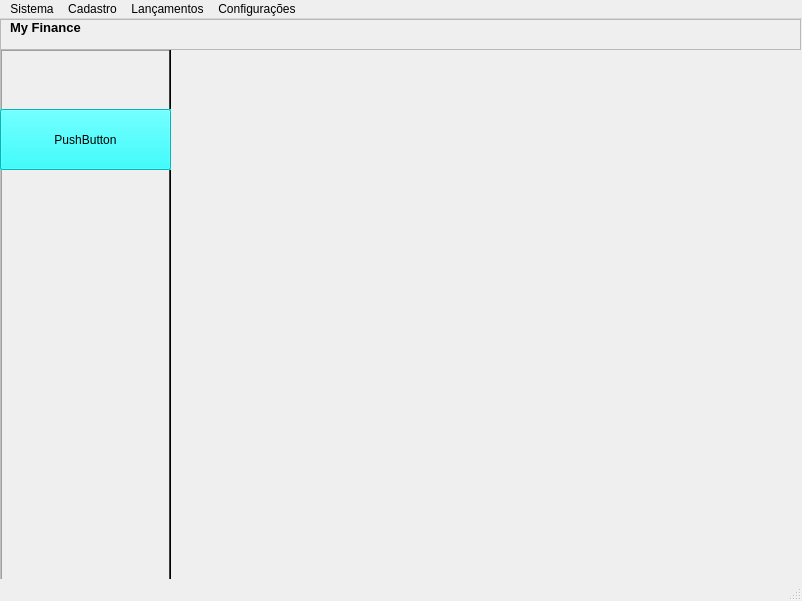
<?xml version="1.0" encoding="UTF-8"?>
<ui version="4.0">
 <class>MainWindow</class>
 <widget class="QMainWindow" name="MainWindow">
  <property name="geometry">
   <rect>
    <x>0</x>
    <y>0</y>
    <width>802</width>
    <height>601</height>
   </rect>
  </property>
  <property name="windowTitle">
   <string>MainWindow</string>
  </property>
  <widget class="QWidget" name="centralwidget">
   <widget class="QWidget" name="horizontalLayoutWidget">
    <property name="geometry">
     <rect>
      <x>0</x>
      <y>30</y>
      <width>171</width>
      <height>541</height>
     </rect>
    </property>
    <layout class="QHBoxLayout" name="horizontalLayout">
     <item>
      <widget class="QFrame" name="frmLeft">
       <property name="palette">
        <palette>
         <active>
          <colorrole role="WindowText">
           <brush brushstyle="SolidPattern">
            <color alpha="255">
             <red>255</red>
             <green>255</green>
             <blue>255</blue>
            </color>
           </brush>
          </colorrole>
          <colorrole role="Button">
           <brush brushstyle="SolidPattern">
            <color alpha="255">
             <red>127</red>
             <green>127</green>
             <blue>127</blue>
            </color>
           </brush>
          </colorrole>
          <colorrole role="Light">
           <brush brushstyle="SolidPattern">
            <color alpha="255">
             <red>191</red>
             <green>191</green>
             <blue>191</blue>
            </color>
           </brush>
          </colorrole>
          <colorrole role="Midlight">
           <brush brushstyle="SolidPattern">
            <color alpha="255">
             <red>159</red>
             <green>159</green>
             <blue>159</blue>
            </color>
           </brush>
          </colorrole>
          <colorrole role="Dark">
           <brush brushstyle="SolidPattern">
            <color alpha="255">
             <red>63</red>
             <green>63</green>
             <blue>63</blue>
            </color>
           </brush>
          </colorrole>
          <colorrole role="Mid">
           <brush brushstyle="SolidPattern">
            <color alpha="255">
             <red>84</red>
             <green>84</green>
             <blue>84</blue>
            </color>
           </brush>
          </colorrole>
          <colorrole role="Text">
           <brush brushstyle="SolidPattern">
            <color alpha="255">
             <red>255</red>
             <green>255</green>
             <blue>255</blue>
            </color>
           </brush>
          </colorrole>
          <colorrole role="BrightText">
           <brush brushstyle="SolidPattern">
            <color alpha="255">
             <red>255</red>
             <green>255</green>
             <blue>255</blue>
            </color>
           </brush>
          </colorrole>
          <colorrole role="ButtonText">
           <brush brushstyle="SolidPattern">
            <color alpha="255">
             <red>255</red>
             <green>255</green>
             <blue>255</blue>
            </color>
           </brush>
          </colorrole>
          <colorrole role="Base">
           <brush brushstyle="SolidPattern">
            <color alpha="255">
             <red>0</red>
             <green>0</green>
             <blue>0</blue>
            </color>
           </brush>
          </colorrole>
          <colorrole role="Window">
           <brush brushstyle="SolidPattern">
            <color alpha="255">
             <red>127</red>
             <green>127</green>
             <blue>127</blue>
            </color>
           </brush>
          </colorrole>
          <colorrole role="Shadow">
           <brush brushstyle="SolidPattern">
            <color alpha="255">
             <red>0</red>
             <green>0</green>
             <blue>0</blue>
            </color>
           </brush>
          </colorrole>
          <colorrole role="AlternateBase">
           <brush brushstyle="SolidPattern">
            <color alpha="255">
             <red>63</red>
             <green>63</green>
             <blue>63</blue>
            </color>
           </brush>
          </colorrole>
          <colorrole role="ToolTipBase">
           <brush brushstyle="SolidPattern">
            <color alpha="255">
             <red>255</red>
             <green>255</green>
             <blue>220</blue>
            </color>
           </brush>
          </colorrole>
          <colorrole role="ToolTipText">
           <brush brushstyle="SolidPattern">
            <color alpha="255">
             <red>0</red>
             <green>0</green>
             <blue>0</blue>
            </color>
           </brush>
          </colorrole>
         </active>
         <inactive>
          <colorrole role="WindowText">
           <brush brushstyle="SolidPattern">
            <color alpha="255">
             <red>255</red>
             <green>255</green>
             <blue>255</blue>
            </color>
           </brush>
          </colorrole>
          <colorrole role="Button">
           <brush brushstyle="SolidPattern">
            <color alpha="255">
             <red>127</red>
             <green>127</green>
             <blue>127</blue>
            </color>
           </brush>
          </colorrole>
          <colorrole role="Light">
           <brush brushstyle="SolidPattern">
            <color alpha="255">
             <red>191</red>
             <green>191</green>
             <blue>191</blue>
            </color>
           </brush>
          </colorrole>
          <colorrole role="Midlight">
           <brush brushstyle="SolidPattern">
            <color alpha="255">
             <red>159</red>
             <green>159</green>
             <blue>159</blue>
            </color>
           </brush>
          </colorrole>
          <colorrole role="Dark">
           <brush brushstyle="SolidPattern">
            <color alpha="255">
             <red>63</red>
             <green>63</green>
             <blue>63</blue>
            </color>
           </brush>
          </colorrole>
          <colorrole role="Mid">
           <brush brushstyle="SolidPattern">
            <color alpha="255">
             <red>84</red>
             <green>84</green>
             <blue>84</blue>
            </color>
           </brush>
          </colorrole>
          <colorrole role="Text">
           <brush brushstyle="SolidPattern">
            <color alpha="255">
             <red>255</red>
             <green>255</green>
             <blue>255</blue>
            </color>
           </brush>
          </colorrole>
          <colorrole role="BrightText">
           <brush brushstyle="SolidPattern">
            <color alpha="255">
             <red>255</red>
             <green>255</green>
             <blue>255</blue>
            </color>
           </brush>
          </colorrole>
          <colorrole role="ButtonText">
           <brush brushstyle="SolidPattern">
            <color alpha="255">
             <red>255</red>
             <green>255</green>
             <blue>255</blue>
            </color>
           </brush>
          </colorrole>
          <colorrole role="Base">
           <brush brushstyle="SolidPattern">
            <color alpha="255">
             <red>0</red>
             <green>0</green>
             <blue>0</blue>
            </color>
           </brush>
          </colorrole>
          <colorrole role="Window">
           <brush brushstyle="SolidPattern">
            <color alpha="255">
             <red>127</red>
             <green>127</green>
             <blue>127</blue>
            </color>
           </brush>
          </colorrole>
          <colorrole role="Shadow">
           <brush brushstyle="SolidPattern">
            <color alpha="255">
             <red>0</red>
             <green>0</green>
             <blue>0</blue>
            </color>
           </brush>
          </colorrole>
          <colorrole role="AlternateBase">
           <brush brushstyle="SolidPattern">
            <color alpha="255">
             <red>63</red>
             <green>63</green>
             <blue>63</blue>
            </color>
           </brush>
          </colorrole>
          <colorrole role="ToolTipBase">
           <brush brushstyle="SolidPattern">
            <color alpha="255">
             <red>255</red>
             <green>255</green>
             <blue>220</blue>
            </color>
           </brush>
          </colorrole>
          <colorrole role="ToolTipText">
           <brush brushstyle="SolidPattern">
            <color alpha="255">
             <red>0</red>
             <green>0</green>
             <blue>0</blue>
            </color>
           </brush>
          </colorrole>
         </inactive>
         <disabled>
          <colorrole role="WindowText">
           <brush brushstyle="SolidPattern">
            <color alpha="255">
             <red>63</red>
             <green>63</green>
             <blue>63</blue>
            </color>
           </brush>
          </colorrole>
          <colorrole role="Button">
           <brush brushstyle="SolidPattern">
            <color alpha="255">
             <red>127</red>
             <green>127</green>
             <blue>127</blue>
            </color>
           </brush>
          </colorrole>
          <colorrole role="Light">
           <brush brushstyle="SolidPattern">
            <color alpha="255">
             <red>191</red>
             <green>191</green>
             <blue>191</blue>
            </color>
           </brush>
          </colorrole>
          <colorrole role="Midlight">
           <brush brushstyle="SolidPattern">
            <color alpha="255">
             <red>159</red>
             <green>159</green>
             <blue>159</blue>
            </color>
           </brush>
          </colorrole>
          <colorrole role="Dark">
           <brush brushstyle="SolidPattern">
            <color alpha="255">
             <red>63</red>
             <green>63</green>
             <blue>63</blue>
            </color>
           </brush>
          </colorrole>
          <colorrole role="Mid">
           <brush brushstyle="SolidPattern">
            <color alpha="255">
             <red>84</red>
             <green>84</green>
             <blue>84</blue>
            </color>
           </brush>
          </colorrole>
          <colorrole role="Text">
           <brush brushstyle="SolidPattern">
            <color alpha="255">
             <red>63</red>
             <green>63</green>
             <blue>63</blue>
            </color>
           </brush>
          </colorrole>
          <colorrole role="BrightText">
           <brush brushstyle="SolidPattern">
            <color alpha="255">
             <red>255</red>
             <green>255</green>
             <blue>255</blue>
            </color>
           </brush>
          </colorrole>
          <colorrole role="ButtonText">
           <brush brushstyle="SolidPattern">
            <color alpha="255">
             <red>63</red>
             <green>63</green>
             <blue>63</blue>
            </color>
           </brush>
          </colorrole>
          <colorrole role="Base">
           <brush brushstyle="SolidPattern">
            <color alpha="255">
             <red>127</red>
             <green>127</green>
             <blue>127</blue>
            </color>
           </brush>
          </colorrole>
          <colorrole role="Window">
           <brush brushstyle="SolidPattern">
            <color alpha="255">
             <red>127</red>
             <green>127</green>
             <blue>127</blue>
            </color>
           </brush>
          </colorrole>
          <colorrole role="Shadow">
           <brush brushstyle="SolidPattern">
            <color alpha="255">
             <red>0</red>
             <green>0</green>
             <blue>0</blue>
            </color>
           </brush>
          </colorrole>
          <colorrole role="AlternateBase">
           <brush brushstyle="SolidPattern">
            <color alpha="255">
             <red>127</red>
             <green>127</green>
             <blue>127</blue>
            </color>
           </brush>
          </colorrole>
          <colorrole role="ToolTipBase">
           <brush brushstyle="SolidPattern">
            <color alpha="255">
             <red>255</red>
             <green>255</green>
             <blue>220</blue>
            </color>
           </brush>
          </colorrole>
          <colorrole role="ToolTipText">
           <brush brushstyle="SolidPattern">
            <color alpha="255">
             <red>0</red>
             <green>0</green>
             <blue>0</blue>
            </color>
           </brush>
          </colorrole>
         </disabled>
        </palette>
       </property>
       <property name="frameShape">
        <enum>QFrame::WinPanel</enum>
       </property>
       <property name="frameShadow">
        <enum>QFrame::Raised</enum>
       </property>
       <widget class="QPushButton" name="bntDashBoard">
        <property name="geometry">
         <rect>
          <x>0</x>
          <y>60</y>
          <width>171</width>
          <height>61</height>
         </rect>
        </property>
        <property name="baseSize">
         <size>
          <width>0</width>
          <height>7</height>
         </size>
        </property>
        <property name="palette">
         <palette>
          <active>
           <colorrole role="WindowText">
            <brush brushstyle="SolidPattern">
             <color alpha="255">
              <red>0</red>
              <green>0</green>
              <blue>0</blue>
             </color>
            </brush>
           </colorrole>
           <colorrole role="Button">
            <brush brushstyle="SolidPattern">
             <color alpha="255">
              <red>0</red>
              <green>255</green>
              <blue>255</blue>
             </color>
            </brush>
           </colorrole>
           <colorrole role="Light">
            <brush brushstyle="SolidPattern">
             <color alpha="255">
              <red>127</red>
              <green>255</green>
              <blue>255</blue>
             </color>
            </brush>
           </colorrole>
           <colorrole role="Midlight">
            <brush brushstyle="SolidPattern">
             <color alpha="255">
              <red>63</red>
              <green>255</green>
              <blue>255</blue>
             </color>
            </brush>
           </colorrole>
           <colorrole role="Dark">
            <brush brushstyle="SolidPattern">
             <color alpha="255">
              <red>0</red>
              <green>127</green>
              <blue>127</blue>
             </color>
            </brush>
           </colorrole>
           <colorrole role="Mid">
            <brush brushstyle="SolidPattern">
             <color alpha="255">
              <red>0</red>
              <green>170</green>
              <blue>170</blue>
             </color>
            </brush>
           </colorrole>
           <colorrole role="Text">
            <brush brushstyle="SolidPattern">
             <color alpha="255">
              <red>0</red>
              <green>0</green>
              <blue>0</blue>
             </color>
            </brush>
           </colorrole>
           <colorrole role="BrightText">
            <brush brushstyle="SolidPattern">
             <color alpha="255">
              <red>255</red>
              <green>255</green>
              <blue>255</blue>
             </color>
            </brush>
           </colorrole>
           <colorrole role="ButtonText">
            <brush brushstyle="SolidPattern">
             <color alpha="255">
              <red>0</red>
              <green>0</green>
              <blue>0</blue>
             </color>
            </brush>
           </colorrole>
           <colorrole role="Base">
            <brush brushstyle="SolidPattern">
             <color alpha="255">
              <red>255</red>
              <green>255</green>
              <blue>255</blue>
             </color>
            </brush>
           </colorrole>
           <colorrole role="Window">
            <brush brushstyle="SolidPattern">
             <color alpha="255">
              <red>0</red>
              <green>255</green>
              <blue>255</blue>
             </color>
            </brush>
           </colorrole>
           <colorrole role="Shadow">
            <brush brushstyle="SolidPattern">
             <color alpha="255">
              <red>0</red>
              <green>0</green>
              <blue>0</blue>
             </color>
            </brush>
           </colorrole>
           <colorrole role="AlternateBase">
            <brush brushstyle="SolidPattern">
             <color alpha="255">
              <red>127</red>
              <green>255</green>
              <blue>255</blue>
             </color>
            </brush>
           </colorrole>
           <colorrole role="ToolTipBase">
            <brush brushstyle="SolidPattern">
             <color alpha="255">
              <red>255</red>
              <green>255</green>
              <blue>220</blue>
             </color>
            </brush>
           </colorrole>
           <colorrole role="ToolTipText">
            <brush brushstyle="SolidPattern">
             <color alpha="255">
              <red>0</red>
              <green>0</green>
              <blue>0</blue>
             </color>
            </brush>
           </colorrole>
          </active>
          <inactive>
           <colorrole role="WindowText">
            <brush brushstyle="SolidPattern">
             <color alpha="255">
              <red>0</red>
              <green>0</green>
              <blue>0</blue>
             </color>
            </brush>
           </colorrole>
           <colorrole role="Button">
            <brush brushstyle="SolidPattern">
             <color alpha="255">
              <red>0</red>
              <green>255</green>
              <blue>255</blue>
             </color>
            </brush>
           </colorrole>
           <colorrole role="Light">
            <brush brushstyle="SolidPattern">
             <color alpha="255">
              <red>127</red>
              <green>255</green>
              <blue>255</blue>
             </color>
            </brush>
           </colorrole>
           <colorrole role="Midlight">
            <brush brushstyle="SolidPattern">
             <color alpha="255">
              <red>63</red>
              <green>255</green>
              <blue>255</blue>
             </color>
            </brush>
           </colorrole>
           <colorrole role="Dark">
            <brush brushstyle="SolidPattern">
             <color alpha="255">
              <red>0</red>
              <green>127</green>
              <blue>127</blue>
             </color>
            </brush>
           </colorrole>
           <colorrole role="Mid">
            <brush brushstyle="SolidPattern">
             <color alpha="255">
              <red>0</red>
              <green>170</green>
              <blue>170</blue>
             </color>
            </brush>
           </colorrole>
           <colorrole role="Text">
            <brush brushstyle="SolidPattern">
             <color alpha="255">
              <red>0</red>
              <green>0</green>
              <blue>0</blue>
             </color>
            </brush>
           </colorrole>
           <colorrole role="BrightText">
            <brush brushstyle="SolidPattern">
             <color alpha="255">
              <red>255</red>
              <green>255</green>
              <blue>255</blue>
             </color>
            </brush>
           </colorrole>
           <colorrole role="ButtonText">
            <brush brushstyle="SolidPattern">
             <color alpha="255">
              <red>0</red>
              <green>0</green>
              <blue>0</blue>
             </color>
            </brush>
           </colorrole>
           <colorrole role="Base">
            <brush brushstyle="SolidPattern">
             <color alpha="255">
              <red>255</red>
              <green>255</green>
              <blue>255</blue>
             </color>
            </brush>
           </colorrole>
           <colorrole role="Window">
            <brush brushstyle="SolidPattern">
             <color alpha="255">
              <red>0</red>
              <green>255</green>
              <blue>255</blue>
             </color>
            </brush>
           </colorrole>
           <colorrole role="Shadow">
            <brush brushstyle="SolidPattern">
             <color alpha="255">
              <red>0</red>
              <green>0</green>
              <blue>0</blue>
             </color>
            </brush>
           </colorrole>
           <colorrole role="AlternateBase">
            <brush brushstyle="SolidPattern">
             <color alpha="255">
              <red>127</red>
              <green>255</green>
              <blue>255</blue>
             </color>
            </brush>
           </colorrole>
           <colorrole role="ToolTipBase">
            <brush brushstyle="SolidPattern">
             <color alpha="255">
              <red>255</red>
              <green>255</green>
              <blue>220</blue>
             </color>
            </brush>
           </colorrole>
           <colorrole role="ToolTipText">
            <brush brushstyle="SolidPattern">
             <color alpha="255">
              <red>0</red>
              <green>0</green>
              <blue>0</blue>
             </color>
            </brush>
           </colorrole>
          </inactive>
          <disabled>
           <colorrole role="WindowText">
            <brush brushstyle="SolidPattern">
             <color alpha="255">
              <red>0</red>
              <green>127</green>
              <blue>127</blue>
             </color>
            </brush>
           </colorrole>
           <colorrole role="Button">
            <brush brushstyle="SolidPattern">
             <color alpha="255">
              <red>0</red>
              <green>255</green>
              <blue>255</blue>
             </color>
            </brush>
           </colorrole>
           <colorrole role="Light">
            <brush brushstyle="SolidPattern">
             <color alpha="255">
              <red>127</red>
              <green>255</green>
              <blue>255</blue>
             </color>
            </brush>
           </colorrole>
           <colorrole role="Midlight">
            <brush brushstyle="SolidPattern">
             <color alpha="255">
              <red>63</red>
              <green>255</green>
              <blue>255</blue>
             </color>
            </brush>
           </colorrole>
           <colorrole role="Dark">
            <brush brushstyle="SolidPattern">
             <color alpha="255">
              <red>0</red>
              <green>127</green>
              <blue>127</blue>
             </color>
            </brush>
           </colorrole>
           <colorrole role="Mid">
            <brush brushstyle="SolidPattern">
             <color alpha="255">
              <red>0</red>
              <green>170</green>
              <blue>170</blue>
             </color>
            </brush>
           </colorrole>
           <colorrole role="Text">
            <brush brushstyle="SolidPattern">
             <color alpha="255">
              <red>0</red>
              <green>127</green>
              <blue>127</blue>
             </color>
            </brush>
           </colorrole>
           <colorrole role="BrightText">
            <brush brushstyle="SolidPattern">
             <color alpha="255">
              <red>255</red>
              <green>255</green>
              <blue>255</blue>
             </color>
            </brush>
           </colorrole>
           <colorrole role="ButtonText">
            <brush brushstyle="SolidPattern">
             <color alpha="255">
              <red>0</red>
              <green>127</green>
              <blue>127</blue>
             </color>
            </brush>
           </colorrole>
           <colorrole role="Base">
            <brush brushstyle="SolidPattern">
             <color alpha="255">
              <red>0</red>
              <green>255</green>
              <blue>255</blue>
             </color>
            </brush>
           </colorrole>
           <colorrole role="Window">
            <brush brushstyle="SolidPattern">
             <color alpha="255">
              <red>0</red>
              <green>255</green>
              <blue>255</blue>
             </color>
            </brush>
           </colorrole>
           <colorrole role="Shadow">
            <brush brushstyle="SolidPattern">
             <color alpha="255">
              <red>0</red>
              <green>0</green>
              <blue>0</blue>
             </color>
            </brush>
           </colorrole>
           <colorrole role="AlternateBase">
            <brush brushstyle="SolidPattern">
             <color alpha="255">
              <red>0</red>
              <green>255</green>
              <blue>255</blue>
             </color>
            </brush>
           </colorrole>
           <colorrole role="ToolTipBase">
            <brush brushstyle="SolidPattern">
             <color alpha="255">
              <red>255</red>
              <green>255</green>
              <blue>220</blue>
             </color>
            </brush>
           </colorrole>
           <colorrole role="ToolTipText">
            <brush brushstyle="SolidPattern">
             <color alpha="255">
              <red>0</red>
              <green>0</green>
              <blue>0</blue>
             </color>
            </brush>
           </colorrole>
          </disabled>
         </palette>
        </property>
        <property name="focusPolicy">
         <enum>Qt::WheelFocus</enum>
        </property>
        <property name="toolTip">
         <string>DashBoard</string>
        </property>
        <property name="toolTipDuration">
         <number>2</number>
        </property>
        <property name="autoFillBackground">
         <bool>true</bool>
        </property>
        <property name="styleSheet">
         <string notr="true"/>
        </property>
        <property name="text">
         <string>PushButton</string>
        </property>
        <property name="autoDefault">
         <bool>true</bool>
        </property>
       </widget>
      </widget>
     </item>
    </layout>
   </widget>
   <widget class="QWidget" name="verticalLayoutWidget">
    <property name="geometry">
     <rect>
      <x>0</x>
      <y>0</y>
      <width>801</width>
      <height>31</height>
     </rect>
    </property>
    <layout class="QVBoxLayout" name="verticalLayout">
     <item>
      <widget class="QFrame" name="frame_2">
       <property name="frameShape">
        <enum>QFrame::StyledPanel</enum>
       </property>
       <property name="frameShadow">
        <enum>QFrame::Raised</enum>
       </property>
       <widget class="QLabel" name="label_name">
        <property name="geometry">
         <rect>
          <x>10</x>
          <y>0</y>
          <width>81</width>
          <height>16</height>
         </rect>
        </property>
        <property name="font">
         <font>
          <family>Segoe UI</family>
          <pointsize>10</pointsize>
          <weight>75</weight>
          <bold>true</bold>
         </font>
        </property>
        <property name="cursor">
         <cursorShape>PointingHandCursor</cursorShape>
        </property>
        <property name="toolTip">
         <string>&lt;html&gt;&lt;head/&gt;&lt;body&gt;&lt;p&gt;Versão &lt;span style=&quot; font-size:9pt; font-weight:600; text-decoration: underline;&quot;&gt;0.01&lt;/span&gt;&lt;/p&gt;&lt;/body&gt;&lt;/html&gt;</string>
        </property>
        <property name="frameShape">
         <enum>QFrame::NoFrame</enum>
        </property>
        <property name="text">
         <string>My Finance </string>
        </property>
        <property name="textFormat">
         <enum>Qt::PlainText</enum>
        </property>
       </widget>
      </widget>
     </item>
    </layout>
   </widget>
   <widget class="QWidget" name="widget" native="true">
    <property name="geometry">
     <rect>
      <x>170</x>
      <y>40</y>
      <width>631</width>
      <height>511</height>
     </rect>
    </property>
   </widget>
  </widget>
  <widget class="QStatusBar" name="statusbar"/>
  <widget class="QMenuBar" name="menubar">
   <property name="geometry">
    <rect>
     <x>0</x>
     <y>0</y>
     <width>802</width>
     <height>21</height>
    </rect>
   </property>
   <widget class="QMenu" name="menuSistema">
    <property name="title">
     <string>Sistema</string>
    </property>
   </widget>
   <widget class="QMenu" name="menuCadastro">
    <property name="title">
     <string>Cadastro</string>
    </property>
   </widget>
   <widget class="QMenu" name="menuDespesa">
    <property name="title">
     <string>Lançamentos</string>
    </property>
    <widget class="QMenu" name="menuDespesa_2">
     <property name="title">
      <string>Despesa</string>
     </property>
     <addaction name="actionDespesa_Fixas"/>
     <addaction name="actionDespesa_Correntes"/>
     <addaction name="actionDespesas_Avulsas"/>
    </widget>
    <addaction name="menuDespesa_2"/>
    <addaction name="actionReceitas"/>
    <addaction name="actionInvestimentos"/>
   </widget>
   <widget class="QMenu" name="menuConfigura_es">
    <property name="title">
     <string>Configurações</string>
    </property>
   </widget>
   <addaction name="menuSistema"/>
   <addaction name="menuCadastro"/>
   <addaction name="menuDespesa"/>
   <addaction name="menuConfigura_es"/>
  </widget>
  <action name="actionReceitas">
   <property name="text">
    <string>Receitas</string>
   </property>
  </action>
  <action name="actionInvestimentos">
   <property name="text">
    <string>Investimentos</string>
   </property>
  </action>
  <action name="actionDespesa_Fixas">
   <property name="text">
    <string>Despesa Fixas</string>
   </property>
  </action>
  <action name="actionDespesa_Correntes">
   <property name="text">
    <string>Despesa Correntes</string>
   </property>
  </action>
  <action name="actionDespesas_Avulsas">
   <property name="text">
    <string>Despesas Avulsas</string>
   </property>
  </action>
 </widget>
 <resources/>
 <connections/>
</ui>
